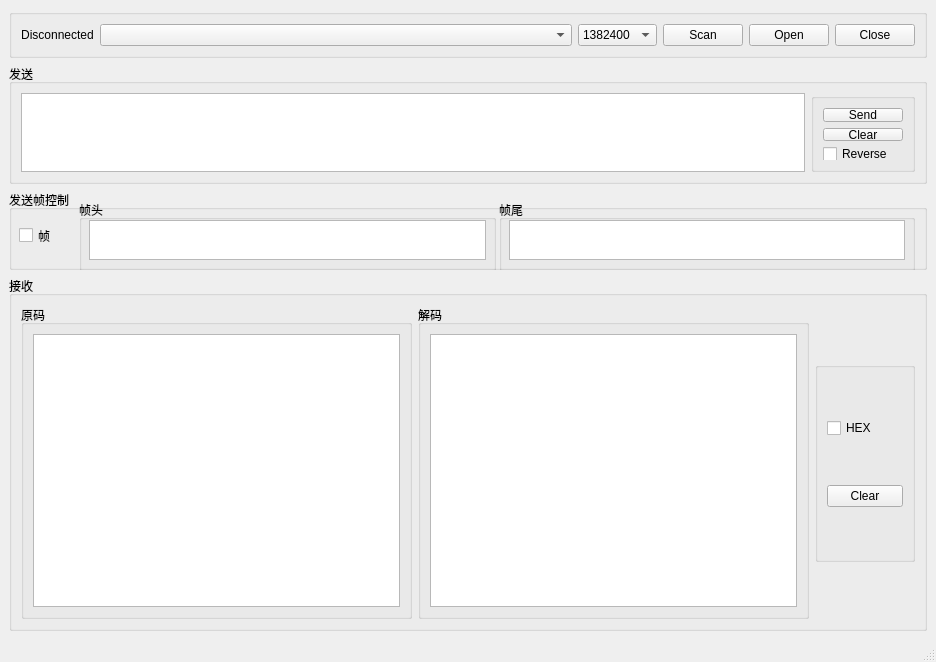
<?xml version="1.0" encoding="UTF-8"?>
<ui version="4.0">
 <class>Serial</class>
 <widget class="QMainWindow" name="Serial">
  <property name="geometry">
   <rect>
    <x>0</x>
    <y>0</y>
    <width>936</width>
    <height>662</height>
   </rect>
  </property>
  <property name="sizePolicy">
   <sizepolicy hsizetype="Preferred" vsizetype="Preferred">
    <horstretch>0</horstretch>
    <verstretch>0</verstretch>
   </sizepolicy>
  </property>
  <property name="windowTitle">
   <string>Serial</string>
  </property>
  <widget class="QWidget" name="centralwidget">
   <layout class="QVBoxLayout" name="verticalLayout_3">
    <item>
     <widget class="QGroupBox" name="groupBox">
      <property name="sizePolicy">
       <sizepolicy hsizetype="Minimum" vsizetype="Minimum">
        <horstretch>0</horstretch>
        <verstretch>0</verstretch>
       </sizepolicy>
      </property>
      <property name="minimumSize">
       <size>
        <width>100</width>
        <height>40</height>
       </size>
      </property>
      <property name="title">
       <string/>
      </property>
      <layout class="QHBoxLayout" name="horizontalLayout">
       <item>
        <widget class="QLabel" name="lab_status">
         <property name="sizePolicy">
          <sizepolicy hsizetype="Fixed" vsizetype="Fixed">
           <horstretch>0</horstretch>
           <verstretch>0</verstretch>
          </sizepolicy>
         </property>
         <property name="baseSize">
          <size>
           <width>110</width>
           <height>50</height>
          </size>
         </property>
         <property name="text">
          <string>Disconnected</string>
         </property>
         <property name="alignment">
          <set>Qt::AlignCenter</set>
         </property>
        </widget>
       </item>
       <item>
        <widget class="QComboBox" name="cmb_port_name">
         <property name="sizePolicy">
          <sizepolicy hsizetype="Expanding" vsizetype="Fixed">
           <horstretch>0</horstretch>
           <verstretch>0</verstretch>
          </sizepolicy>
         </property>
         <property name="minimumSize">
          <size>
           <width>150</width>
           <height>0</height>
          </size>
         </property>
        </widget>
       </item>
       <item>
        <widget class="QComboBox" name="cmb_baud_rate">
         <property name="sizePolicy">
          <sizepolicy hsizetype="Fixed" vsizetype="Fixed">
           <horstretch>0</horstretch>
           <verstretch>0</verstretch>
          </sizepolicy>
         </property>
         <item>
          <property name="text">
           <string>1382400</string>
          </property>
         </item>
         <item>
          <property name="text">
           <string>256000</string>
          </property>
         </item>
         <item>
          <property name="text">
           <string>115200</string>
          </property>
         </item>
         <item>
          <property name="text">
           <string>57600</string>
          </property>
         </item>
         <item>
          <property name="text">
           <string>38400</string>
          </property>
         </item>
         <item>
          <property name="text">
           <string>19200</string>
          </property>
         </item>
         <item>
          <property name="text">
           <string>9600</string>
          </property>
         </item>
         <item>
          <property name="text">
           <string>4800</string>
          </property>
         </item>
        </widget>
       </item>
       <item>
        <widget class="QPushButton" name="btn_scan">
         <property name="sizePolicy">
          <sizepolicy hsizetype="Fixed" vsizetype="Fixed">
           <horstretch>0</horstretch>
           <verstretch>0</verstretch>
          </sizepolicy>
         </property>
         <property name="text">
          <string>Scan</string>
         </property>
        </widget>
       </item>
       <item>
        <widget class="QPushButton" name="btn_open">
         <property name="sizePolicy">
          <sizepolicy hsizetype="Fixed" vsizetype="Fixed">
           <horstretch>0</horstretch>
           <verstretch>0</verstretch>
          </sizepolicy>
         </property>
         <property name="text">
          <string>Open</string>
         </property>
        </widget>
       </item>
       <item>
        <widget class="QPushButton" name="btn_close">
         <property name="sizePolicy">
          <sizepolicy hsizetype="Fixed" vsizetype="Fixed">
           <horstretch>0</horstretch>
           <verstretch>0</verstretch>
          </sizepolicy>
         </property>
         <property name="text">
          <string>Close</string>
         </property>
        </widget>
       </item>
      </layout>
     </widget>
    </item>
    <item>
     <widget class="QGroupBox" name="groupBox_3">
      <property name="sizePolicy">
       <sizepolicy hsizetype="Expanding" vsizetype="Fixed">
        <horstretch>0</horstretch>
        <verstretch>0</verstretch>
       </sizepolicy>
      </property>
      <property name="minimumSize">
       <size>
        <width>500</width>
        <height>100</height>
       </size>
      </property>
      <property name="maximumSize">
       <size>
        <width>16777215</width>
        <height>120</height>
       </size>
      </property>
      <property name="title">
       <string>发送</string>
      </property>
      <layout class="QHBoxLayout" name="horizontalLayout_6">
       <item>
        <widget class="QPlainTextEdit" name="plainTextEdit">
         <property name="sizePolicy">
          <sizepolicy hsizetype="Expanding" vsizetype="Fixed">
           <horstretch>0</horstretch>
           <verstretch>0</verstretch>
          </sizepolicy>
         </property>
        </widget>
       </item>
       <item>
        <widget class="QGroupBox" name="groupBox_2">
         <property name="sizePolicy">
          <sizepolicy hsizetype="Fixed" vsizetype="Fixed">
           <horstretch>0</horstretch>
           <verstretch>0</verstretch>
          </sizepolicy>
         </property>
         <property name="title">
          <string/>
         </property>
         <layout class="QVBoxLayout" name="verticalLayout">
          <item>
           <widget class="QPushButton" name="btn_send">
            <property name="text">
             <string>Send</string>
            </property>
           </widget>
          </item>
          <item>
           <widget class="QPushButton" name="btn_clear2">
            <property name="text">
             <string>Clear</string>
            </property>
           </widget>
          </item>
          <item>
           <widget class="QCheckBox" name="cbx_flip">
            <property name="text">
             <string>Reverse</string>
            </property>
           </widget>
          </item>
         </layout>
        </widget>
       </item>
      </layout>
     </widget>
    </item>
    <item>
     <widget class="QGroupBox" name="groupBox_9">
      <property name="sizePolicy">
       <sizepolicy hsizetype="Expanding" vsizetype="Fixed">
        <horstretch>0</horstretch>
        <verstretch>0</verstretch>
       </sizepolicy>
      </property>
      <property name="minimumSize">
       <size>
        <width>0</width>
        <height>80</height>
       </size>
      </property>
      <property name="maximumSize">
       <size>
        <width>10000</width>
        <height>100</height>
       </size>
      </property>
      <property name="title">
       <string>发送帧控制</string>
      </property>
      <widget class="QGroupBox" name="groupBox_8">
       <property name="geometry">
        <rect>
         <x>70</x>
         <y>10</y>
         <width>417</width>
         <height>71</height>
        </rect>
       </property>
       <property name="sizePolicy">
        <sizepolicy hsizetype="Expanding" vsizetype="Preferred">
         <horstretch>0</horstretch>
         <verstretch>0</verstretch>
        </sizepolicy>
       </property>
       <property name="minimumSize">
        <size>
         <width>0</width>
         <height>50</height>
        </size>
       </property>
       <property name="title">
        <string>帧头</string>
       </property>
       <widget class="QPlainTextEdit" name="pte_head">
        <property name="geometry">
         <rect>
          <x>10</x>
          <y>20</y>
          <width>397</width>
          <height>40</height>
         </rect>
        </property>
        <property name="minimumSize">
         <size>
          <width>0</width>
          <height>40</height>
         </size>
        </property>
        <property name="maximumSize">
         <size>
          <width>500</width>
          <height>40</height>
         </size>
        </property>
       </widget>
      </widget>
      <widget class="QCheckBox" name="cbx_frame">
       <property name="geometry">
        <rect>
         <x>10</x>
         <y>33</y>
         <width>53</width>
         <height>25</height>
        </rect>
       </property>
       <property name="minimumSize">
        <size>
         <width>0</width>
         <height>25</height>
        </size>
       </property>
       <property name="text">
        <string>帧</string>
       </property>
      </widget>
      <widget class="QGroupBox" name="groupBox_10">
       <property name="geometry">
        <rect>
         <x>490</x>
         <y>10</y>
         <width>416</width>
         <height>71</height>
        </rect>
       </property>
       <property name="sizePolicy">
        <sizepolicy hsizetype="Expanding" vsizetype="Expanding">
         <horstretch>0</horstretch>
         <verstretch>0</verstretch>
        </sizepolicy>
       </property>
       <property name="minimumSize">
        <size>
         <width>0</width>
         <height>50</height>
        </size>
       </property>
       <property name="title">
        <string>帧尾</string>
       </property>
       <widget class="QPlainTextEdit" name="pte_tail">
        <property name="geometry">
         <rect>
          <x>10</x>
          <y>20</y>
          <width>396</width>
          <height>40</height>
         </rect>
        </property>
        <property name="sizePolicy">
         <sizepolicy hsizetype="Expanding" vsizetype="Fixed">
          <horstretch>0</horstretch>
          <verstretch>0</verstretch>
         </sizepolicy>
        </property>
        <property name="minimumSize">
         <size>
          <width>0</width>
          <height>40</height>
         </size>
        </property>
        <property name="maximumSize">
         <size>
          <width>500</width>
          <height>25</height>
         </size>
        </property>
       </widget>
      </widget>
     </widget>
    </item>
    <item>
     <widget class="QGroupBox" name="groupBox_4">
      <property name="sizePolicy">
       <sizepolicy hsizetype="Expanding" vsizetype="Expanding">
        <horstretch>0</horstretch>
        <verstretch>0</verstretch>
       </sizepolicy>
      </property>
      <property name="title">
       <string>接收</string>
      </property>
      <layout class="QHBoxLayout" name="horizontalLayout_2">
       <item>
        <widget class="QGroupBox" name="groupBox_6">
         <property name="sizePolicy">
          <sizepolicy hsizetype="Expanding" vsizetype="Expanding">
           <horstretch>0</horstretch>
           <verstretch>0</verstretch>
          </sizepolicy>
         </property>
         <property name="title">
          <string>原码</string>
         </property>
         <layout class="QHBoxLayout" name="horizontalLayout_3">
          <item>
           <widget class="QTextBrowser" name="textBrowser"/>
          </item>
         </layout>
        </widget>
       </item>
       <item>
        <widget class="QGroupBox" name="groupBox_7">
         <property name="sizePolicy">
          <sizepolicy hsizetype="Expanding" vsizetype="Expanding">
           <horstretch>0</horstretch>
           <verstretch>0</verstretch>
          </sizepolicy>
         </property>
         <property name="title">
          <string>解码</string>
         </property>
         <layout class="QHBoxLayout" name="horizontalLayout_4">
          <item>
           <widget class="QTextBrowser" name="textBrowser_DEC"/>
          </item>
         </layout>
        </widget>
       </item>
       <item>
        <widget class="QGroupBox" name="groupBox_5">
         <property name="sizePolicy">
          <sizepolicy hsizetype="Fixed" vsizetype="Expanding">
           <horstretch>0</horstretch>
           <verstretch>0</verstretch>
          </sizepolicy>
         </property>
         <property name="maximumSize">
          <size>
           <width>100</width>
           <height>200</height>
          </size>
         </property>
         <property name="title">
          <string/>
         </property>
         <layout class="QVBoxLayout" name="verticalLayout_2">
          <item>
           <widget class="QCheckBox" name="cbx_hex">
            <property name="sizePolicy">
             <sizepolicy hsizetype="Fixed" vsizetype="Fixed">
              <horstretch>0</horstretch>
              <verstretch>0</verstretch>
             </sizepolicy>
            </property>
            <property name="text">
             <string>HEX</string>
            </property>
            <property name="checked">
             <bool>false</bool>
            </property>
            <property name="tristate">
             <bool>true</bool>
            </property>
           </widget>
          </item>
          <item>
           <widget class="QPushButton" name="btn_clear">
            <property name="sizePolicy">
             <sizepolicy hsizetype="Fixed" vsizetype="Fixed">
              <horstretch>0</horstretch>
              <verstretch>0</verstretch>
             </sizepolicy>
            </property>
            <property name="text">
             <string>Clear</string>
            </property>
           </widget>
          </item>
         </layout>
        </widget>
       </item>
      </layout>
     </widget>
    </item>
   </layout>
  </widget>
  <widget class="QStatusBar" name="statusbar"/>
  <action name="action1">
   <property name="text">
    <string>1</string>
   </property>
  </action>
  <action name="action2">
   <property name="text">
    <string>2</string>
   </property>
  </action>
  <action name="action1_2">
   <property name="text">
    <string>1</string>
   </property>
  </action>
  <action name="action2_2">
   <property name="text">
    <string>2</string>
   </property>
  </action>
 </widget>
 <resources/>
 <connections/>
</ui>
